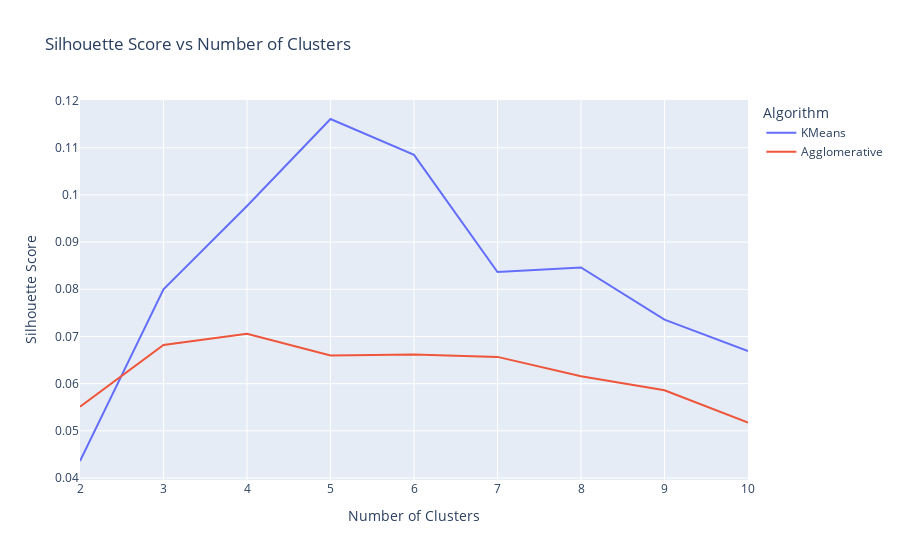
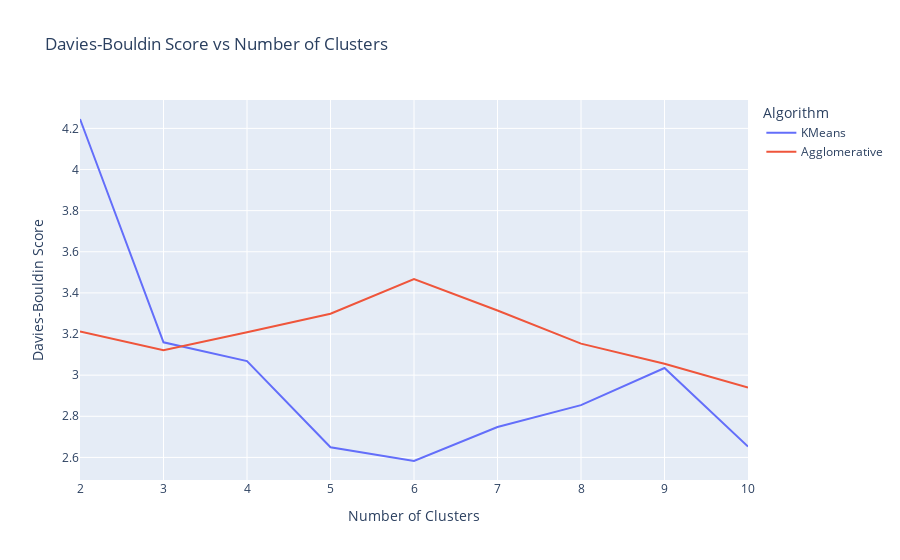

Write notebook code for charts like these, in order.
### Code cell
# Create lists to store the results for both clustering algorithms and metrics
silhouette_results = []
davies_bouldin_results = []
cluster_numbers = []

# Number of clusters to test (from 2 to 10 for example)
cluster_range = range(2, 11)

# Loop through both KMeans and Agglomerative Clustering
for algorithm in ['KMeans', 'Agglomerative']:
    for n_clusters in cluster_range:
        
        # Fit the selected clustering algorithm
        if algorithm == 'KMeans':
            model = KMeans(n_clusters=n_clusters)
        elif algorithm == 'Agglomerative':
            model = AgglomerativeClustering(n_clusters=n_clusters)
        
        # Fit the model to the PCA data (assumed PCA data in df_pca)
        model.fit(df_pca_40)
        
        # Get the predicted labels (clusters)
        labels = model.labels_
        
        # Compute the evaluation metrics
        silhouette = silhouette_score(df_pca_40, labels)
        davies_bouldin = davies_bouldin_score(df_pca_40, labels)
        
        # Store the results for plotting
        silhouette_results.append(silhouette)
        davies_bouldin_results.append(davies_bouldin)
        cluster_numbers.append(n_clusters)

# Create a DataFrame for the results
results_df = pd.DataFrame({
    'Cluster Number': cluster_numbers,
    'Silhouette Score': silhouette_results,
    'Davies-Bouldin Score': davies_bouldin_results,
    'Algorithm': ['KMeans']*len(cluster_range) + ['Agglomerative']*len(cluster_range)
})

# Plotting the results using Plotly Express
fig = px.line(results_df, x='Cluster Number', y='Silhouette Score', color='Algorithm', 
              title="Silhouette Score vs Number of Clusters", labels={'Silhouette Score': 'Silhouette Score', 'Cluster Number': 'Number of Clusters'})

fig.show()

# Plotting the Davies-Bouldin Score using Plotly Express
fig2 = px.line(results_df, x='Cluster Number', y='Davies-Bouldin Score', color='Algorithm', 
               title="Davies-Bouldin Score vs Number of Clusters", labels={'Davies-Bouldin Score': 'Davies-Bouldin Score', 'Cluster Number': 'Number of Clusters'})

fig2.show()

### Figure 1 — Plotly figure (JSON) as saved in the notebook; plotly's stock layout.template omitted (floating-point values rounded to 4 significant figures)
{"data": [{"hovertemplate": "Algorithm=KMeans<br>Number of Clusters=%{x}<br>Silhouette Score=%{y}<extra></extra>", "legendgroup": "KMeans", "line": {"color": "#636efa", "dash": "solid"}, "marker": {"symbol": "circle"}, "mode": "lines", "name": "KMeans", "orientation": "v", "showlegend": true, "type": "scatter", "x": [2, 3, 4, 5, 6, 7, 8, 9, 10], "xaxis": "x", "y": [0.0436, 0.08, 0.09767, 0.1161, 0.1085, 0.08367, 0.08462, 0.07357, 0.06691], "yaxis": "y"}, {"hovertemplate": "Algorithm=Agglomerative<br>Number of Clusters=%{x}<br>Silhouette Score=%{y}<extra></extra>", "legendgroup": "Agglomerative", "line": {"color": "#EF553B", "dash": "solid"}, "marker": {"symbol": "circle"}, "mode": "lines", "name": "Agglomerative", "orientation": "v", "showlegend": true, "type": "scatter", "x": [2, 3, 4, 5, 6, 7, 8, 9, 10], "xaxis": "x", "y": [0.05511, 0.06819, 0.07059, 0.06595, 0.06617, 0.06567, 0.06157, 0.05859, 0.05174], "yaxis": "y"}], "layout": {"legend": {"title": {"text": "Algorithm"}, "tracegroupgap": 0}, "title": {"text": "Silhouette Score vs Number of Clusters"}, "xaxis": {"anchor": "y", "domain": [0, 1], "title": {"text": "Number of Clusters"}}, "yaxis": {"anchor": "x", "domain": [0, 1], "title": {"text": "Silhouette Score"}}}}

### Figure 2 — Plotly figure (JSON) as saved in the notebook; plotly's stock layout.template omitted (floating-point values rounded to 4 significant figures)
{"data": [{"hovertemplate": "Algorithm=KMeans<br>Number of Clusters=%{x}<br>Davies-Bouldin Score=%{y}<extra></extra>", "legendgroup": "KMeans", "line": {"color": "#636efa", "dash": "solid"}, "marker": {"symbol": "circle"}, "mode": "lines", "name": "KMeans", "orientation": "v", "showlegend": true, "type": "scatter", "x": [2, 3, 4, 5, 6, 7, 8, 9, 10], "xaxis": "x", "y": [4.246, 3.16, 3.068, 2.649, 2.583, 2.748, 2.854, 3.035, 2.653], "yaxis": "y"}, {"hovertemplate": "Algorithm=Agglomerative<br>Number of Clusters=%{x}<br>Davies-Bouldin Score=%{y}<extra></extra>", "legendgroup": "Agglomerative", "line": {"color": "#EF553B", "dash": "solid"}, "marker": {"symbol": "circle"}, "mode": "lines", "name": "Agglomerative", "orientation": "v", "showlegend": true, "type": "scatter", "x": [2, 3, 4, 5, 6, 7, 8, 9, 10], "xaxis": "x", "y": [3.213, 3.121, 3.209, 3.299, 3.467, 3.315, 3.153, 3.055, 2.939], "yaxis": "y"}], "layout": {"legend": {"title": {"text": "Algorithm"}, "tracegroupgap": 0}, "title": {"text": "Davies-Bouldin Score vs Number of Clusters"}, "xaxis": {"anchor": "y", "domain": [0, 1], "title": {"text": "Number of Clusters"}}, "yaxis": {"anchor": "x", "domain": [0, 1], "title": {"text": "Davies-Bouldin Score"}}}}
